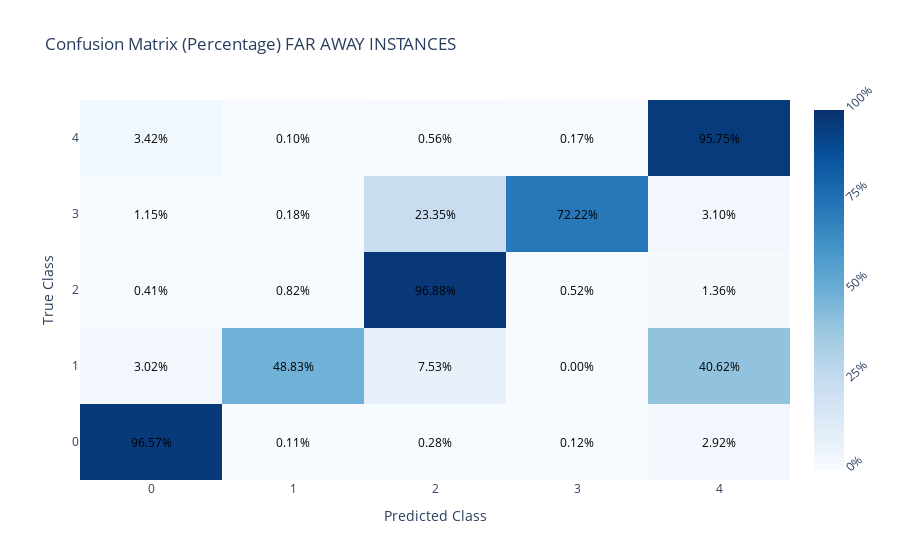

Notebook code for this chart:
### Code cell
import plotly.graph_objects as go

# Assuming you have a DataFrame 'close_matches' with 'class' and 'class_truth' columns
conf_matrix_data = far_df[['class', 'class_truth']]

# Compute the confusion matrix
conf_matrix = pd.crosstab(conf_matrix_data['class_truth'], conf_matrix_data['class'], rownames=['True'], colnames=['Predicted'], normalize='index') * 100

# Create a heatmap
fig = go.Figure(data=go.Heatmap(
    z=conf_matrix.values,
    x=conf_matrix.columns,
    y=conf_matrix.index,
    colorscale='Blues',  # You can change the color scale as needed
    hoverongaps=False,
    zmin=0,
    zmax=100,
    colorbar=dict(
        tickmode='array',
        tickvals=[0, 25, 50, 75, 100],
        ticktext=['0%', '25%', '50%', '75%', '100%'],
        tickangle=-45,
    )
))

# Add text annotations with percentage values
annotations = []
for i, true_class in enumerate(conf_matrix.index):
    for j, pred_class in enumerate(conf_matrix.columns):
        annotations.append(
            dict(
                x=pred_class,
                y=true_class,
                text=f'{conf_matrix.iloc[i, j]:.2f}%',  # Format as percentage with two decimal places
                showarrow=False,
                font=dict(color='black')  # Change the font color as needed
            )
        )

fig.update_layout(
    title='Confusion Matrix (Percentage) FAR AWAY INSTANCES',
    xaxis_title='Predicted Class',
    yaxis_title='True Class',
    annotations=annotations
)

# Show the figure
fig.show()

### Figure 1 — Plotly figure (JSON) as saved in the notebook; plotly's stock layout.template omitted (floating-point values rounded to 4 significant figures)
{"data": [{"colorbar": {"tickangle": -45, "tickmode": "array", "ticktext": ["0%", "25%", "50%", "75%", "100%"], "tickvals": [0, 25, 50, 75, 100]}, "colorscale": [[0, "rgb(247,251,255)"], [0.125, "rgb(222,235,247)"], [0.25, "rgb(198,219,239)"], [0.375, "rgb(158,202,225)"], [0.5, "rgb(107,174,214)"], [0.625, "rgb(66,146,198)"], [0.75, "rgb(33,113,181)"], [0.875, "rgb(8,81,156)"], [1, "rgb(8,48,107)"]], "hoverongaps": false, "type": "heatmap", "x": [0, 1, 2, 3, 4], "y": [0, 1, 2, 3, 4], "z": [[96.57, 0.1102, 0.2811, 0.1194, 2.92], [3.019, 48.83, 7.525, 0, 40.62], [0.4088, 0.8241, 96.88, 0.5208, 1.365], [1.153, 0.1802, 23.35, 72.22, 3.099], [3.422, 0.09684, 0.5624, 0.1716, 95.75]], "zmax": 100, "zmin": 0}], "layout": {"annotations": [{"font": {"color": "black"}, "showarrow": false, "text": "96.57%", "x": 0, "y": 0}, {"font": {"color": "black"}, "showarrow": false, "text": "0.11%", "x": 1, "y": 0}, {"font": {"color": "black"}, "showarrow": false, "text": "0.28%", "x": 2, "y": 0}, {"font": {"color": "black"}, "showarrow": false, "text": "0.12%", "x": 3, "y": 0}, {"font": {"color": "black"}, "showarrow": false, "text": "2.92%", "x": 4, "y": 0}, {"font": {"color": "black"}, "showarrow": false, "text": "3.02%", "x": 0, "y": 1}, {"font": {"color": "black"}, "showarrow": false, "text": "48.83%", "x": 1, "y": 1}, {"font": {"color": "black"}, "showarrow": false, "text": "7.53%", "x": 2, "y": 1}, {"font": {"color": "black"}, "showarrow": false, "text": "0.00%", "x": 3, "y": 1}, {"font": {"color": "black"}, "showarrow": false, "text": "40.62%", "x": 4, "y": 1}, {"font": {"color": "black"}, "showarrow": false, "text": "0.41%", "x": 0, "y": 2}, {"font": {"color": "black"}, "showarrow": false, "text": "0.82%", "x": 1, "y": 2}, {"font": {"color": "black"}, "showarrow": false, "text": "96.88%", "x": 2, "y": 2}, {"font": {"color": "black"}, "showarrow": false, "text": "0.52%", "x": 3, "y": 2}, {"font": {"color": "black"}, "showarrow": false, "text": "1.36%", "x": 4, "y": 2}, {"font": {"color": "black"}, "showarrow": false, "text": "1.15%", "x": 0, "y": 3}, {"font": {"color": "black"}, "showarrow": false, "text": "0.18%", "x": 1, "y": 3}, {"font": {"color": "black"}, "showarrow": false, "text": "23.35%", "x": 2, "y": 3}, {"font": {"color": "black"}, "showarrow": false, "text": "72.22%", "x": 3, "y": 3}, {"font": {"color": "black"}, "showarrow": false, "text": "3.10%", "x": 4, "y": 3}, {"font": {"color": "black"}, "showarrow": false, "text": "3.42%", "x": 0, "y": 4}, {"font": {"color": "black"}, "showarrow": false, "text": "0.10%", "x": 1, "y": 4}, {"font": {"color": "black"}, "showarrow": false, "text": "0.56%", "x": 2, "y": 4}, {"font": {"color": "black"}, "showarrow": false, "text": "0.17%", "x": 3, "y": 4}, {"font": {"color": "black"}, "showarrow": false, "text": "95.75%", "x": 4, "y": 4}], "autosize": true, "title": {"text": "Confusion Matrix (Percentage) FAR AWAY INSTANCES"}, "xaxis": {"autorange": true, "range": [-0.5, 4.5], "title": {"text": "Predicted Class"}, "type": "linear"}, "yaxis": {"autorange": true, "range": [-0.5, 4.5], "title": {"text": "True Class"}, "type": "linear"}}}
